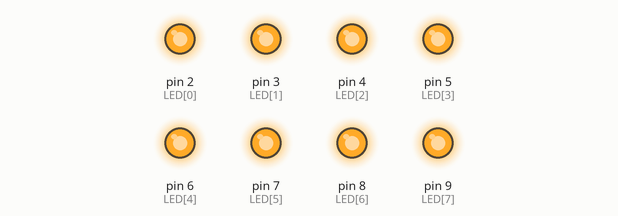
Simulated run of this sketch. Board: Arduino Uno, built with avr-gcc and run on an emulated ATmega328P. Shown: output pins drawn as LEDs (lit = HIGH).

Above: at 0.5 s.
At 3.5 s:
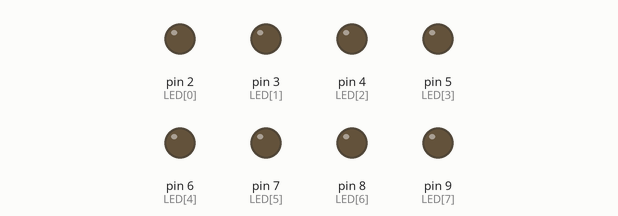
Timing chart, 0 to 4.6 s (numbered marks = the images above):
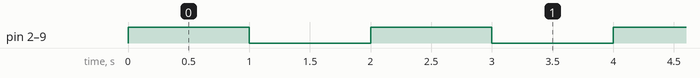

The sketch:

8_LED_twk.ino
```cpp
const int LED[8] = {2,3,4,5,6,7,8,9};

int vitesse=1000;

void setup() {

  for(int i=0; i<8; i++) {
    pinMode(LED[i], OUTPUT);
  }
}

void loop() {

  for(int i=0; i<8; i++) {
    digitalWrite(LED[i],HIGH);
  }

  delay(vitesse);

  for(int i=0; i<8; i++) {
    digitalWrite(LED[i],LOW);
  }

  delay(vitesse);
}
```

Measured:
- by itself, pin 2 (LED[0]), pin 3 (LED[1]), pin 4 (LED[2]), pin 5 (LED[3]), pin 6 (LED[4]), pin 7 (LED[5]), pin 8 (LED[6]), pin 9 (LED[7]): alternates HIGH for 1.0 s and LOW for 1.0 s
